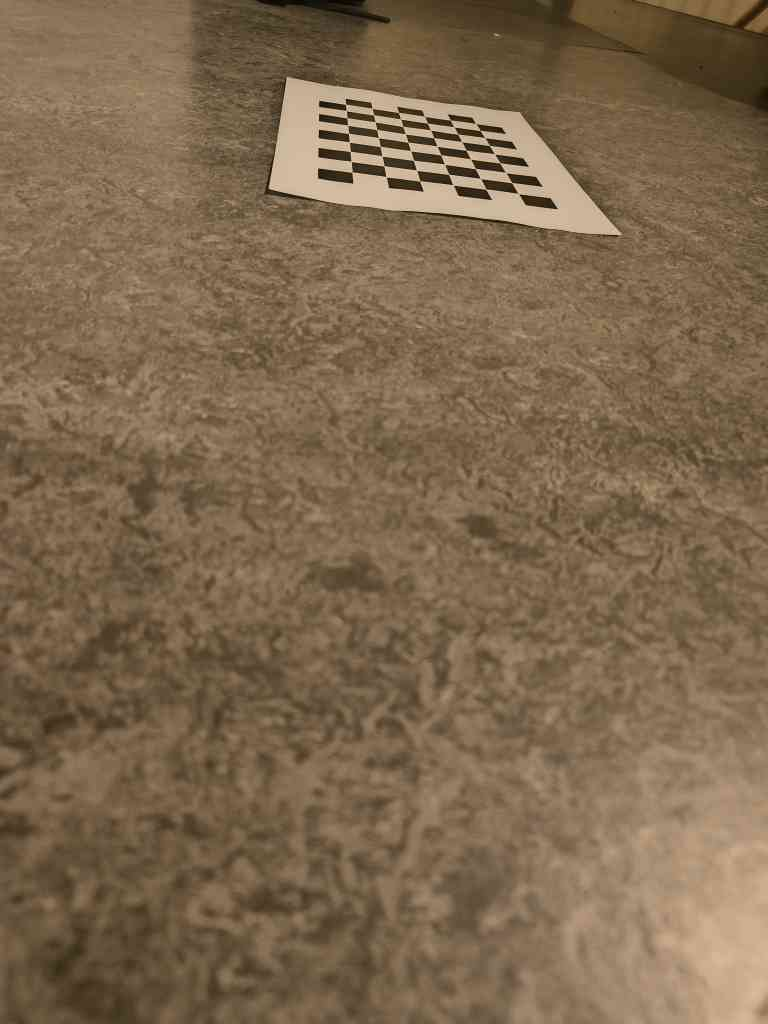
#> input picture data/training_images/IMG20260217010151_manual.jpg, 768 x 1024 px; its folder holds 4 pictures in this run
$ python offline_phase.py
#> lines starting #> are read from the running program, lines starting #| are printed output that depends on the picture; after the words box and inside, x2 and y2 are one past the last pixel; in counts of white or black regions, pixels touching at a corner belong together
# OFF-LINE PHASE
# manual corner detection, loop for automatic + manual corner detection, camera calibration with the three runs

import os
import sys
print("CWD:", os.getcwd())

PROJECT_ROOT = os.path.abspath(os.path.join(os.path.dirname(__file__), "..", ".."))
sys.path.insert(0, PROJECT_ROOT)

import cv2
import numpy as np
import glob

def get_manual_corners(image: np.ndarray, pattern_size: tuple[int, int]):

# This function implements the manual detection of the corners by clicking on the four external inner corners of the chessboard and performing a linear interpolation
# it returns all the interpolated corner grid as np.array


    original = image.copy() # in case the user wants to reset
    instance = image.copy()

    clicked_points = []

    # [10 lines left out: function click_event, not called in this run]

    cv2.namedWindow("manual corners", cv2.WINDOW_NORMAL)
    cv2.imshow("manual corners", instance)

    cv2.setMouseCallback("manual corners", click_event) # this also follows the quoted tutorial

    while True: # get all the four points

        key = cv2.waitKey(20) & 0xFF # waiting for the keyboard to press something

        if key == 27: # in case of ESC, we exit the program
            cv2.destroyWindow("manual corners")
            return None

        if key == ord('r'): # in case the user presser 'r', we reset the image
            clicked_points.clear()
            instance[:] = original # resetting each instance pixel to the original
            cv2.imshow("manual corners", instance)

        if len(clicked_points) == 4: # all the corners have been pressed
            break

    cv2.destroyWindow("manual corners") # once we collected all the corners, we can kill the window

    # ordering the points

    pts = np.array(clicked_points, dtype=np.float32)

    s = pts.sum(axis=1) # summing x + y for each couple
    diff = pts[:, 0] - pts[:, 1] # difference x - y for each couple
    diff = pts[:, 1] - pts[:, 0] # difference x - y for each couple

    tl_idx = np.argmin(s)
    br_idx = np.argmax(s)
    tr_idx = np.argmax(diff)
    bl_idx = np.argmin(diff)

    tl = pts[tl_idx]
    br = pts[br_idx]
    tr = pts[tr_idx]
    bl = pts[bl_idx]

    # interpolling the grid
    # pattern_size = (cols, rows)
    cols, rows = pattern_size

    grid = []

    for j in range(rows):
        for i in range(cols):
            u = i/(cols-1)
            v = j/(rows-1)
            top = (1 - u) * tl + u * tr
            bottom = (1 - u) * bl + u * br
            p = (1 - v) * top + v * bottom
            grid.append(p)
    # interpolling the grid
    rows, cols = pattern_size

    points = []

    for row in range(pattern_size[1]):        # top → bottom
        v = row / (pattern_size[1] - 1)

        left = tl * (1 - v) + bl * v
        right = tr * (1 - v) + br * v

        for col in range(pattern_size[0]):    # left → right
            u = 1.0 - col / (pattern_size[0] - 1)

            p = left * (1 - u) + right * u
            points.append(p)

    corners = np.array(grid, dtype=np.float32)
    corners = np.array(points, dtype=np.float32).reshape(-1, 1, 2)
    corners = corners.reshape(-1, 1, 2)

    print("TL:", tl, "TR:", tr, "BR:", br, "BL:", bl)
    return corners


# termination criteria
criteria = (cv2.TERM_CRITERIA_EPS + cv2.TERM_CRITERIA_MAX_ITER, 30, 0.001)

# Arrays to store object points and image points from all the images.
objpoints = [] # 3d point in real world space
imgpoints = [] # 2d points in image plane

pattern_size = (9, 6) # number of intern corners are squares -1, so for our chessboard is 9, 6
square_size = 0.022 # lenght of the squares converted to meters

# creating an empty 3d matrix of the chessboard
objp = np.zeros((pattern_size[0]*pattern_size[1], 3), np.float32)
objp[:, :2] = np.mgrid[0:pattern_size[0], 0:pattern_size[1]].T.reshape(-1, 2)
objp *= square_size # here we scale for the square size (unlike the tutorial)

# loading and converting the images to gray scale, as suggested in the tutorial
images = glob.glob("data/training_images/*.jpg")
print("Found images:", images)

# loop to detect the corners of the training images (automatically or manually)
for fname in images:
    img = cv2.imread(fname)
#> img is the input picture: shape (1024, 768, 3); mean B, G, R 78, 103.8, 126
    gray = cv2.cvtColor(img, cv2.COLOR_BGR2GRAY)
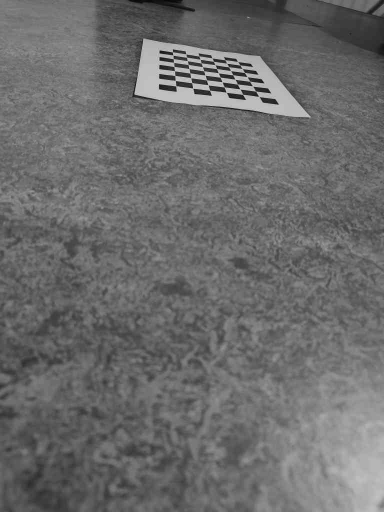
#> gray: shape (1024, 768) (shown at 1/2 size); min 3, max 231, mean 107.4

    # find the chess board corners
    ret, corners = cv2.findChessboardCorners(gray, pattern_size, None)
#> ret = False; corners = None

    # if found, add object points, image points (after refining them)
    if ret == True:
        corners2 = cv2.cornerSubPix(gray, corners, (11,11), (-1,-1), criteria)

    else:
        print(f"{fname}: manual annotation needed")
        corners2 = get_manual_corners(img, pattern_size)
#> (key Esc is pressed here)
        #print(corners2.shape)
        if corners2 is not None:
            corners2 = cv2.cornerSubPix(gray, corners2, (11,11), (-1,-1), criteria)
        if corners2 is None:
            print("FAILED:", fname)
            continue
        else:
            print("OK:", fname)
    print(corners2[0], corners2[-1])
    imgpoints.append(corners2)
    objpoints.append(objp)

    found = ret or (corners2 is not None)
    cv2.drawChessboardCorners(img, pattern_size, corners2, found)
    cv2.imshow('img', cv2.resize(img, (768, 1024)))
    cv2.waitKey(500)
#> pass 2 of the loop `for fname in images:`:
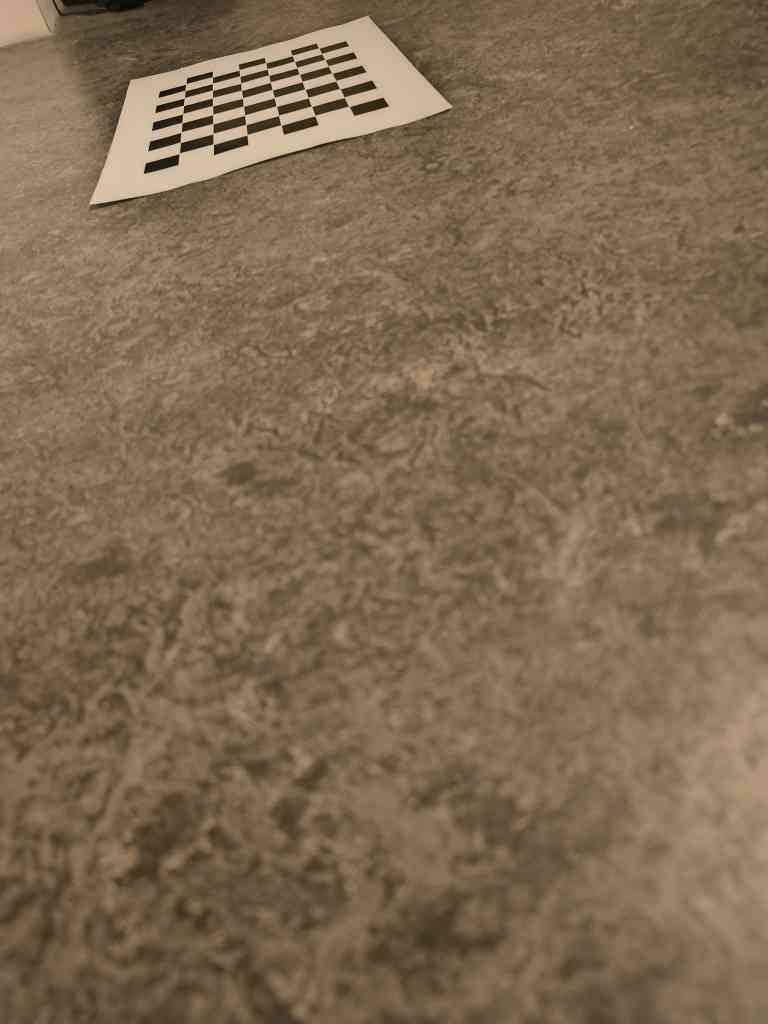
#> input picture data/training_images/IMG20260217010157_manual.jpg, 768 x 1024 px
#> img is the input picture: shape (1024, 768, 3); mean B, G, R 80.2, 105.6, 128
#> `gray = cv2.cvtColor(img, cv2.COLOR_BGR2GRAY)`:
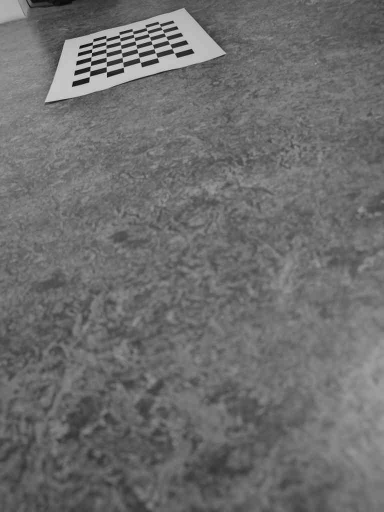
#> gray: shape (1024, 768) (shown at 1/2 size); min 2, max 242, mean 109.3
#> (key Enter is pressed here)
#> pass 3 of the loop `for fname in images:`:
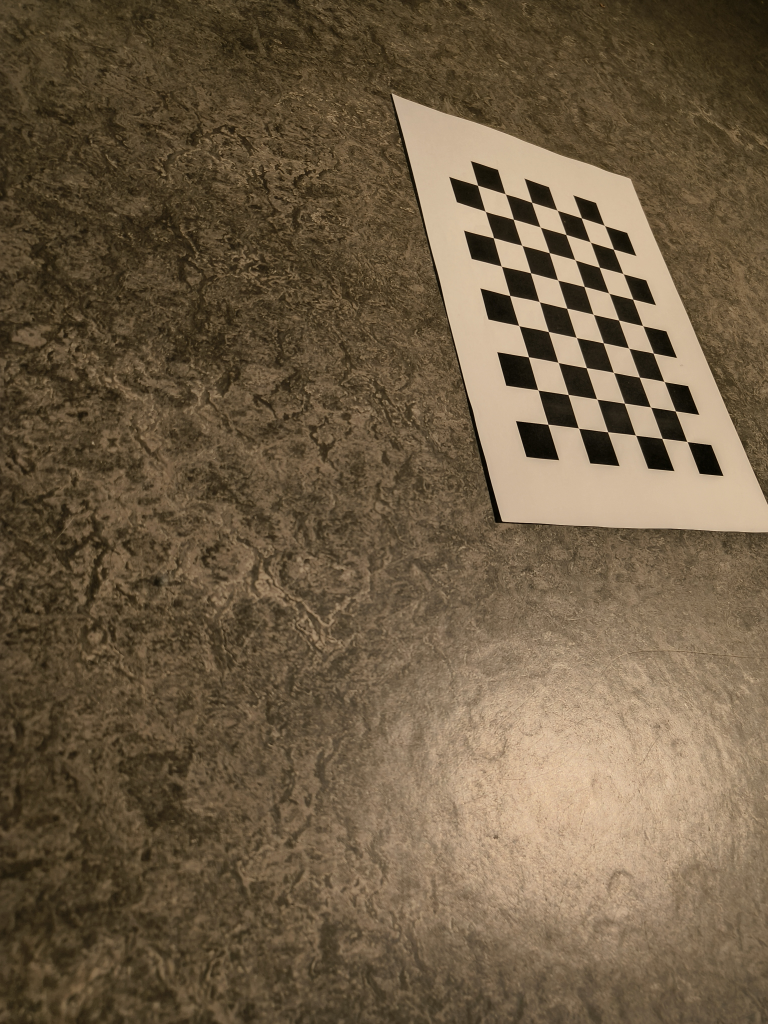
#> input picture data/training_images/IMG20260217214921.jpg, 3072 x 4096 px (shown at 1/4 size)
#> img is the input picture: shape (4096, 3072, 3); mean B, G, R 68.4, 92.5, 110.2
#> `gray = cv2.cvtColor(img, cv2.COLOR_BGR2GRAY)`:
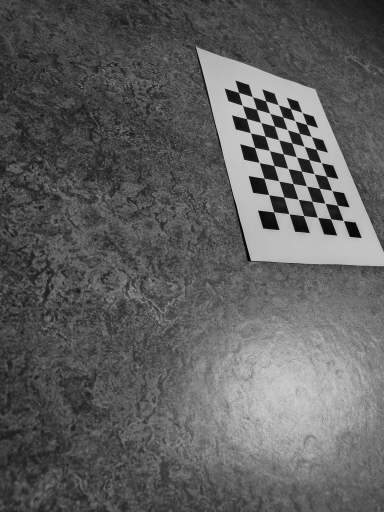
#> gray: shape (4096, 3072) (shown at 1/8 size); min 0, max 238, mean 95.1
#> ret = True; corners = 54 rows, first 8: [2192.9, 1698.8], [2153, 1561.5], [2114.6, 1429.2], [2076.7, 1304.3], [2039.7, 1183.6], [2006.7, 1066.5], [1974.3, 952.9], [1942.2, 846.6]
#> corners2 = 54 rows, first 8: [2192.9, 1698.7], [2153, 1561.2], [2114.9, 1429.1], [2076.7, 1303.9], [2040.1, 1183.5], [2006.7, 1066.2], [1974.7, 952.7], [1942, 846.5]
#| [[2192.9485 1698.686 ]] [[2418.7417  903.2633]]
#> found = True
#> `cv2.imshow('img', cv2.resize(img, (768, 1024)))`:
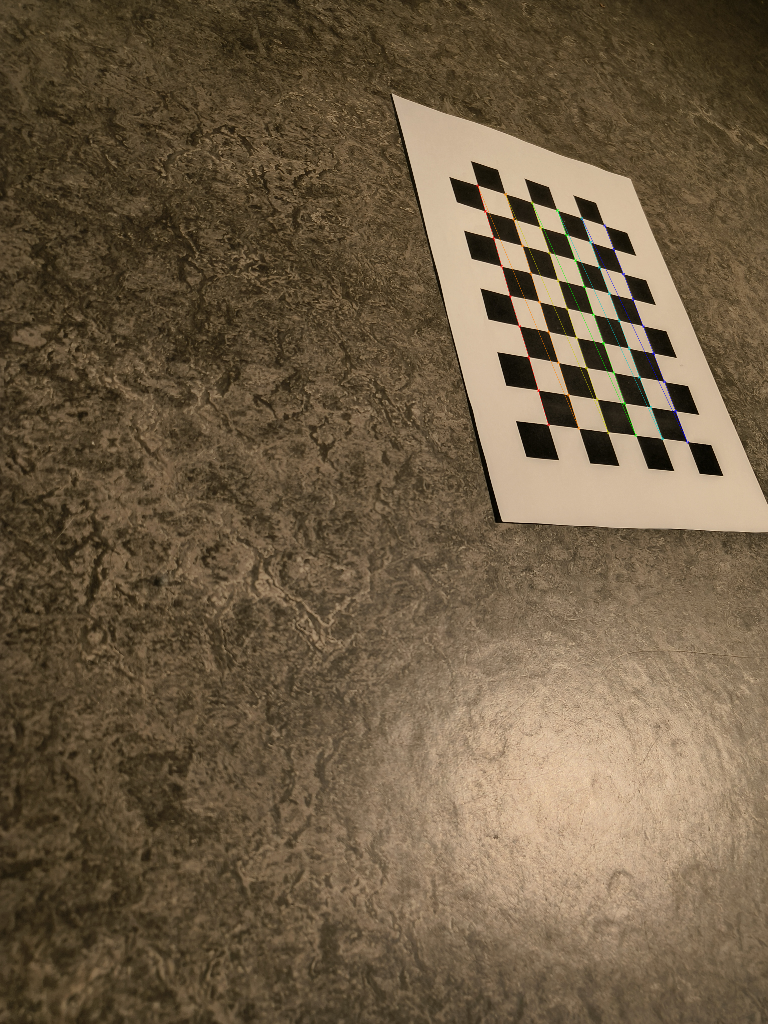
#> window 'img': shape (1024, 768, 3); mean B, G, R 68.5, 92.6, 110.3
#> the loop made 4 passes; the first 3 are shown

cv2.destroyAllWindows()

# testing
test = cv2.imread("data/test_image/test.jpg")
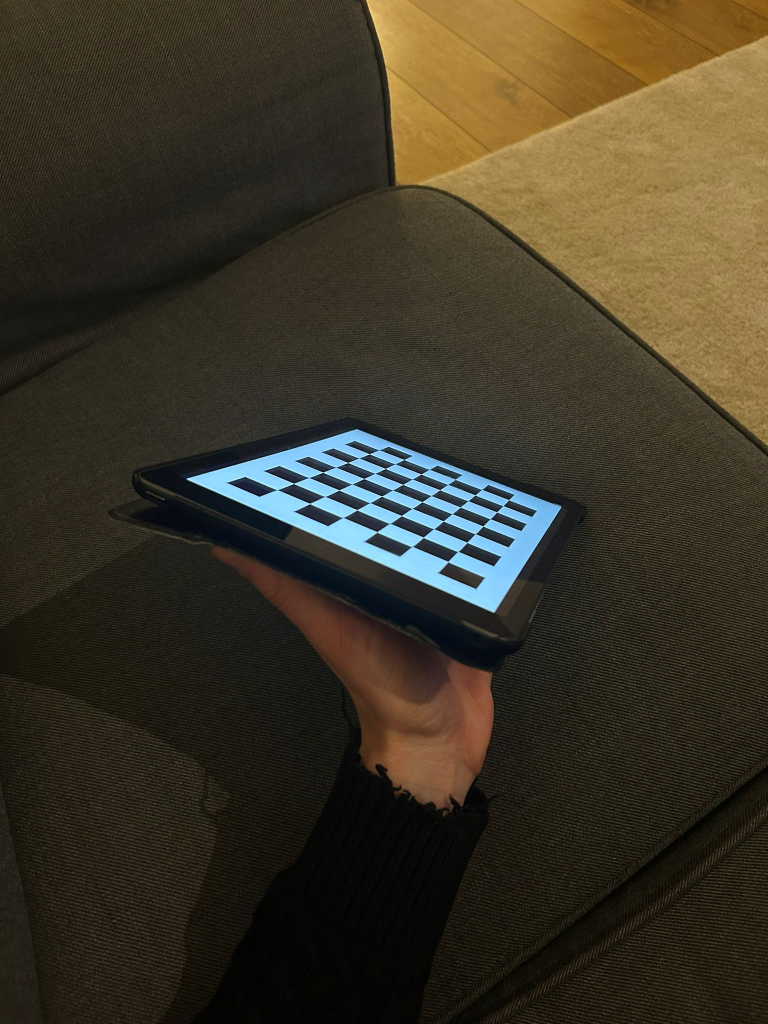
#> input picture data/test_image/test.jpg, 1536 x 2048 px, found by its file name (shown at 1/2 size)
#> test is the input picture: shape (2048, 1536, 3); mean B, G, R 38.3, 53.8, 60.7
gray_t = cv2.cvtColor(test, cv2.COLOR_BGR2GRAY)
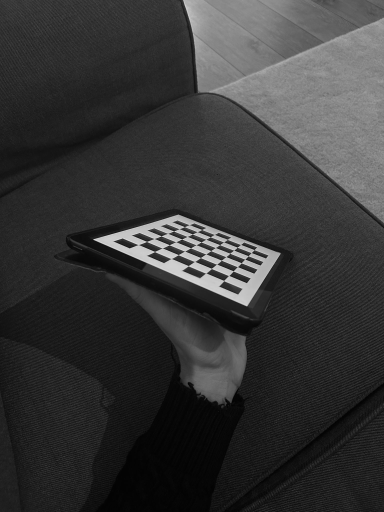
#> gray_t: shape (2048, 1536) (shown at 1/4 size); min 0, max 252, mean 54.1
ret_t, corners_t = cv2.findChessboardCorners(gray_t, pattern_size, None)

# checking that the test was succesfull
if not ret_t:
    print("Test image: automatic corner detection FAILED")

corners_t = cv2.cornerSubPix(gray_t, corners_t, (11,11), (-1,-1), criteria)

# visualizing the final output

temp_test = test.copy()
cv2.drawChessboardCorners(temp_test, pattern_size, corners_t, True)
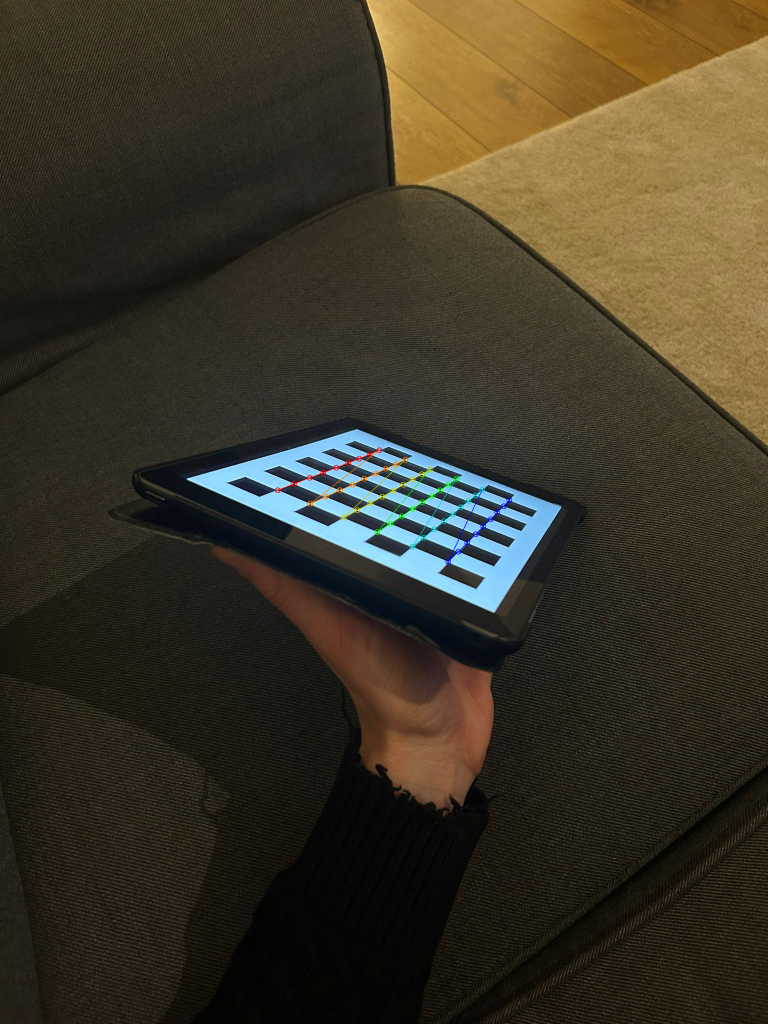
#> temp_test: shape (2048, 1536, 3) (shown at 1/2 size); 0.3% of pixels changed, all inside (x1, y1, x2, y2) = (549, 894, 1025, 1130)
cv2.imwrite("test_corners_detected.png", temp_test)


cv2.imshow("test corners detected", cv2.resize(temp_test, (768, 1024)))
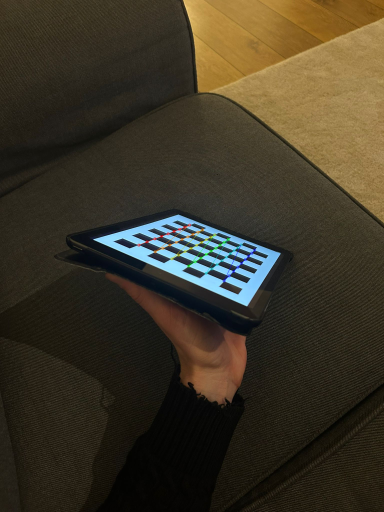
#> window 'test corners detected': shape (1024, 768, 3) (shown at 1/2 size); mean B, G, R 38.3, 53.9, 60.9
cv2.waitKey(0)
cv2.destroyAllWindows()

run1_obj, run1_img = [], []
run2_obj, run2_img = [], []
run3_obj, run3_img = [], []

auto_counter = 0
manual_counter = 0

for fname, objp_i, imgp_i in zip(images, objpoints, imgpoints):

    is_manual = "_manual" in fname

    #Run 1: all images
    run1_obj.append(objp_i)
    run1_img.append(imgp_i)

    #Run 2: first 5 auto + first 5 manual
    if is_manual and manual_counter < 5:
        run2_obj.append(objp_i)
        run2_img.append(imgp_i)
        manual_counter += 1

    if not is_manual and auto_counter < 5:
        run2_obj.append(objp_i)
        run2_img.append(imgp_i)
        auto_counter += 1

#Run 3: first 5 auto
auto_counter = 0
for fname, objp_i, imgp_i in zip(images, objpoints, imgpoints):
    is_manual = "_manual" in fname
    if not is_manual and auto_counter < 5:
        run3_obj.append(objp_i)
        run3_img.append(imgp_i)
        auto_counter += 1


# This function calibrates the camera and also provides an estimation of the intrinsic values (e.g. the standard deviation)
def do_calibration(name, obj, img):

    ret, mtx, dist, rvecs, tvecs, std_intr, std_ext, per_view_err = cv2.calibrateCameraExtended(obj, img, gray.shape[::-1], None, None)

    print(f"\n{name}")
    print("Images used:", len(obj))
    print("Camera matrix:\n", mtx)
    print("RMS reprojection error:", ret)
    print("Distortion:\n", dist.ravel())

    print("\nStandard deviation of intrinsic parameters:")
    print("fx std:", std_intr[0])
    print("fy std:", std_intr[1])
    print("cx std:", std_intr[2])
    print("cy std:", std_intr[3])

    np.savez(f"{name}.npz",
             cameraMatrix=mtx,
             distCoeffs=dist,
             rvecs=rvecs,
             tvecs=tvecs,
             stdIntrinsics=std_intr)
    print(f"Saved calibration to {name}.npz")


# calibrate for the three runs
do_calibration("run1_all_images", run1_obj, run1_img)
do_calibration("run2_5auto_5manual", run2_obj, run2_img)
do_calibration("run3_5auto_only", run3_obj, run3_img)
#> (the run stopped early here; a loop or call above may not have finished)
